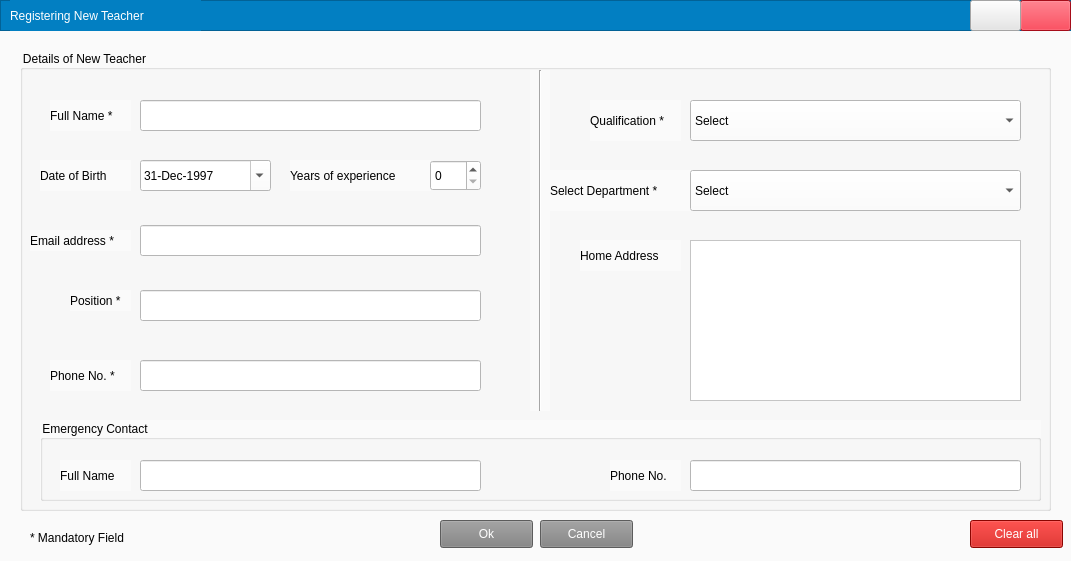
       <widget class="QWidget" name="widgetTeacher" native="true">
        <property name="geometry">
         <rect>
          <x>20</x>
          <y>50</y>
          <width>1071</width>
          <height>561</height>
         </rect>
        </property>
        <property name="styleSheet">
         <string notr="true">background-color: rgb(250, 250, 250);
border-color: rgb(2, 127, 194);
font: 9pt &quot;MS Shell Dlg 2&quot;;</string>
        </property>
        <widget class="QGroupBox" name="gbxNewTeacher">
         <property name="geometry">
          <rect>
           <x>20</x>
           <y>50</y>
           <width>1031</width>
           <height>461</height>
          </rect>
         </property>
         <property name="styleSheet">
          <string notr="true">background-color: rgb(250,250,250);</string>
         </property>
         <property name="title">
          <string>Details of New Teacher</string>
         </property>
         <property name="flat">
          <bool>false</bool>
         </property>
         <property name="checkable">
          <bool>false</bool>
         </property>
         <widget class="QLineEdit" name="txtTeacherName">
          <property name="geometry">
           <rect>
            <x>120</x>
            <y>50</y>
            <width>341</width>
            <height>31</height>
           </rect>
          </property>
          <property name="toolTip">
           <string>Enter your name </string>
          </property>
          <property name="styleSheet">
           <string notr="true">background-color: rgb(255, 255, 255);</string>
          </property>
          <property name="text">
           <string/>
          </property>
          <property name="maxLength">
           <number>50</number>
          </property>
          <property name="clearButtonEnabled">
           <bool>true</bool>
          </property>
         </widget>
         <widget class="QLabel" name="label_2">
          <property name="geometry">
           <rect>
            <x>30</x>
            <y>50</y>
            <width>81</width>
            <height>31</height>
           </rect>
          </property>
          <property name="text">
           <string>Full Name *</string>
          </property>
         </widget>
         <widget class="QLabel" name="label_5">
          <property name="geometry">
           <rect>
            <x>570</x>
            <y>50</y>
            <width>91</width>
            <height>41</height>
           </rect>
          </property>
          <property name="text">
           <string>Qualification *</string>
          </property>
         </widget>
         <widget class="QLabel" name="label_9">
          <property name="geometry">
           <rect>
            <x>20</x>
            <y>110</y>
            <width>91</width>
            <height>31</height>
           </rect>
          </property>
          <property name="text">
           <string>Date of Birth</string>
          </property>
         </widget>
         <widget class="QDateEdit" name="DateTeacherDob">
          <property name="geometry">
           <rect>
            <x>120</x>
            <y>110</y>
            <width>131</width>
            <height>31</height>
           </rect>
          </property>
          <property name="toolTip">
           <string>Enter your year of birth</string>
          </property>
          <property name="styleSheet">
           <string notr="true">background-color: rgb(255, 255, 255);
color: rgb(0, 0, 0);
alternate-background-color: rgb(255, 255, 255);</string>
          </property>
          <property name="showGroupSeparator" stdset="0">
           <bool>false</bool>
          </property>
          <property name="maximumDate">
           <date>
            <year>1997</year>
            <month>12</month>
            <day>31</day>
           </date>
          </property>
          <property name="minimumDate">
           <date>
            <year>1950</year>
            <month>1</month>
            <day>1</day>
           </date>
          </property>
          <property name="displayFormat">
           <string>dd-MMM-yyyy</string>
          </property>
          <property name="calendarPopup">
           <bool>true</bool>
          </property>
         </widget>
         <widget class="QComboBox" name="cbxTeacherQual">
          <property name="geometry">
           <rect>
            <x>670</x>
            <y>50</y>
            <width>331</width>
            <height>41</height>
           </rect>
          </property>
          <property name="toolTip">
           <string>Enter your qualifications</string>
          </property>
          <property name="styleSheet">
           <string notr="true">background-color: rgb(255, 255, 255);</string>
          </property>
          <item>
           <property name="text">
            <string>Select</string>
           </property>
          </item>
          <item>
           <property name="text">
            <string>B.Engg</string>
           </property>
          </item>
          <item>
           <property name="text">
            <string>B.Sc</string>
           </property>
          </item>
          <item>
           <property name="text">
            <string>B.Tech</string>
           </property>
          </item>
          <item>
           <property name="text">
            <string>M.Engg</string>
           </property>
          </item>
          <item>
           <property name="text">
            <string>M.Sc</string>
           </property>
          </item>
          <item>
           <property name="text">
            <string>M.Tech</string>
           </property>
          </item>
          <item>
           <property name="text">
            <string>Ph.D</string>
           </property>
          </item>
         </widget>
         <widget class="QLabel" name="label_10">
          <property name="geometry">
           <rect>
            <x>270</x>
            <y>110</y>
            <width>141</width>
            <height>31</height>
           </rect>
          </property>
          <property name="text">
           <string>Years of experience</string>
          </property>
         </widget>
         <widget class="QLabel" name="label_11">
          <property name="geometry">
           <rect>
            <x>530</x>
            <y>120</y>
            <width>141</width>
            <height>41</height>
           </rect>
          </property>
          <property name="styleSheet">
           <string notr="true"/>
          </property>
          <property name="text">
           <string>Select Department *</string>
          </property>
         </widget>
         <widget class="QComboBox" name="cbxNewTeacherDept">
          <property name="geometry">
           <rect>
            <x>670</x>
            <y>120</y>
            <width>331</width>
            <height>41</height>
           </rect>
          </property>
          <property name="toolTip">
           <string>Select the department</string>
          </property>
          <property name="styleSheet">
           <string notr="true">background-color: rgb(255, 255, 255);</string>
          </property>
          <property name="frame">
           <bool>true</bool>
          </property>
          <item>
           <property name="text">
            <string>Select</string>
           </property>
          </item>
          <item>
           <property name="text">
            <string>Chemistry</string>
           </property>
          </item>
          <item>
           <property name="text">
            <string>Civil Engg</string>
           </property>
          </item>
          <item>
           <property name="text">
            <string>Computers Science Engg</string>
           </property>
          </item>
          <item>
           <property name="text">
            <string>Electrical and Electronics</string>
           </property>
          </item>
          <item>
           <property name="text">
            <string>Electronics and Communication</string>
           </property>
          </item>
          <item>
           <property name="text">
            <string>Electronics and Instrumentation</string>
           </property>
          </item>
          <item>
           <property name="text">
            <string>Industrial Engg</string>
           </property>
          </item>
          <item>
           <property name="text">
            <string>Information Science Engg</string>
           </property>
          </item>
          <item>
           <property name="text">
            <string>Mathematics</string>
           </property>
          </item>
          <item>
           <property name="text">
            <string>Mechanical Engg</string>
           </property>
          </item>
          <item>
           <property name="text">
            <string>Medical electronics Engg</string>
           </property>
          </item>
          <item>
           <property name="text">
            <string>Physics</string>
           </property>
          </item>
          <item>
           <property name="text">
            <string>Telecommunication Engg</string>
           </property>
          </item>
         </widget>
         <widget class="QLineEdit" name="txtTeacherPh">
          <property name="geometry">
           <rect>
            <x>120</x>
            <y>310</y>
            <width>341</width>
            <height>31</height>
           </rect>
          </property>
          <property name="toolTip">
           <string>Enter your Phone Number</string>
          </property>
          <property name="styleSheet">
           <string notr="true">background-color: rgb(255, 255, 255);</string>
          </property>
          <property name="text">
           <string/>
          </property>
          <property name="maxLength">
           <number>10</number>
          </property>
          <property name="clearButtonEnabled">
           <bool>true</bool>
          </property>
         </widget>
         <widget class="QLabel" name="label_23">
          <property name="geometry">
           <rect>
            <x>30</x>
            <y>310</y>
            <width>81</width>
            <height>31</height>
           </rect>
          </property>
          <property name="text">
           <string>Phone No. *</string>
          </property>
         </widget>
         <widget class="QGroupBox" name="gbxTeacherEmergency">
          <property name="geometry">
           <rect>
            <x>20</x>
            <y>370</y>
            <width>1001</width>
            <height>81</height>
           </rect>
          </property>
          <property name="title">
           <string>Emergency Contact</string>
          </property>
          <property name="flat">
           <bool>true</bool>
          </property>
          <widget class="QLabel" name="label_25">
           <property name="geometry">
            <rect>
             <x>570</x>
             <y>40</y>
             <width>71</width>
             <height>31</height>
            </rect>
           </property>
           <property name="text">
            <string>Phone No.</string>
           </property>
          </widget>
          <widget class="QLineEdit" name="txtTeacherEmPh">
           <property name="geometry">
            <rect>
             <x>650</x>
             <y>40</y>
             <width>331</width>
             <height>31</height>
            </rect>
           </property>
           <property name="styleSheet">
            <string notr="true">background-color: rgb(255, 255, 255);</string>
           </property>
           <property name="text">
            <string/>
           </property>
           <property name="maxLength">
            <number>10</number>
           </property>
           <property name="clearButtonEnabled">
            <bool>true</bool>
           </property>
          </widget>
          <widget class="QLabel" name="label_24">
           <property name="geometry">
            <rect>
             <x>20</x>
             <y>40</y>
             <width>71</width>
             <height>31</height>
            </rect>
           </property>
           <property name="text">
            <string>Full Name</string>
           </property>
          </widget>
          <widget class="QLineEdit" name="txtTeacherEmName">
           <property name="geometry">
            <rect>
             <x>100</x>
             <y>40</y>
             <width>341</width>
             <height>31</height>
            </rect>
           </property>
           <property name="styleSheet">
            <string notr="true">background-color: rgb(255, 255, 255);</string>
           </property>
           <property name="text">
            <string/>
           </property>
           <property name="maxLength">
            <number>50</number>
           </property>
           <property name="clearButtonEnabled">
            <bool>true</bool>
           </property>
          </widget>
         </widget>
         <widget class="QSpinBox" name="sbxTeacherExp">
          <property name="geometry">
           <rect>
            <x>410</x>
            <y>110</y>
            <width>51</width>
            <height>31</height>
           </rect>
          </property>
          <property name="toolTip">
           <string>Years of experience in this field</string>
          </property>
          <property name="styleSheet">
           <string notr="true">background-color: rgb(255, 255, 255);</string>
          </property>
          <property name="maximum">
           <number>50</number>
          </property>
          <property name="value">
           <number>0</number>
          </property>
         </widget>
         <widget class="QLineEdit" name="txtTeacherEmail">
          <property name="geometry">
           <rect>
            <x>120</x>
            <y>175</y>
            <width>341</width>
            <height>31</height>
           </rect>
          </property>
          <property name="toolTip">
           <string>Enter your E-mail address</string>
          </property>
          <property name="styleSheet">
           <string notr="true">background-color: rgb(255, 255, 255);</string>
          </property>
          <property name="maxLength">
           <number>50</number>
          </property>
          <property name="clearButtonEnabled">
           <bool>true</bool>
          </property>
         </widget>
         <widget class="QLabel" name="label_26">
          <property name="geometry">
           <rect>
            <x>10</x>
            <y>180</y>
            <width>101</width>
            <height>21</height>
           </rect>
          </property>
          <property name="text">
           <string>Email address *</string>
          </property>
         </widget>
         <widget class="QLabel" name="label_27">
          <property name="geometry">
           <rect>
            <x>50</x>
            <y>240</y>
            <width>61</width>
            <height>21</height>
           </rect>
          </property>
          <property name="text">
           <string>Position *</string>
          </property>
         </widget>
         <widget class="QLineEdit" name="txtTeacherPos">
          <property name="geometry">
           <rect>
            <x>120</x>
            <y>240</y>
            <width>341</width>
            <height>31</height>
           </rect>
          </property>
          <property name="toolTip">
           <string>Enter the title of your job</string>
          </property>
          <property name="styleSheet">
           <string notr="true">background-color: rgb(255, 255, 255);</string>
          </property>
          <property name="maxLength">
           <number>30</number>
          </property>
          <property name="clearButtonEnabled">
           <bool>true</bool>
          </property>
         </widget>
         <widget class="QPlainTextEdit" name="txtTeacherAddress">
          <property name="geometry">
           <rect>
            <x>670</x>
            <y>190</y>
            <width>331</width>
            <height>161</height>
           </rect>
          </property>
          <property name="toolTip">
           <string>Enter Your Address</string>
          </property>
          <property name="styleSheet">
           <string notr="true">background-color: rgb(255, 255, 255);</string>
          </property>
          <property name="frameShape">
           <enum>QFrame::StyledPanel</enum>
          </property>
          <property name="frameShadow">
           <enum>QFrame::Sunken</enum>
          </property>
          <property name="tabChangesFocus">
           <bool>false</bool>
          </property>
          <property name="plainText">
           <string/>
          </property>
         </widget>
         <widget class="QLabel" name="label_8">
          <property name="geometry">
           <rect>
            <x>560</x>
            <y>190</y>
            <width>101</width>
            <height>31</height>
           </rect>
          </property>
          <property name="text">
           <string>Home Address</string>
          </property>
         </widget>
         <widget class="QLineEdit" name="txtTeacherId">
          <property name="geometry">
           <rect>
            <x>670</x>
            <y>320</y>
            <width>331</width>
            <height>31</height>
           </rect>
          </property>
          <property name="styleSheet">
           <string notr="true">background-color: rgb(255, 255, 255);</string>
          </property>
          <property name="maxLength">
           <number>10</number>
          </property>
          <property name="readOnly">
           <bool>true</bool>
          </property>
          <property name="clearButtonEnabled">
           <bool>false</bool>
          </property>
         </widget>
         <widget class="Line" name="line_4">
          <property name="geometry">
           <rect>
            <x>510</x>
            <y>20</y>
            <width>20</width>
            <height>341</height>
           </rect>
          </property>
          <property name="orientation">
           <enum>Qt::Vertical</enum>
          </property>
         </widget>
         <zorder>txtTeacherId</zorder>
         <zorder>txtTeacherName</zorder>
         <zorder>label_2</zorder>
         <zorder>label_5</zorder>
         <zorder>label_9</zorder>
         <zorder>DateTeacherDob</zorder>
         <zorder>cbxTeacherQual</zorder>
         <zorder>label_10</zorder>
         <zorder>label_11</zorder>
         <zorder>cbxNewTeacherDept</zorder>
         <zorder>txtTeacherPh</zorder>
         <zorder>label_23</zorder>
         <zorder>gbxTeacherEmergency</zorder>
         <zorder>sbxTeacherExp</zorder>
         <zorder>txtTeacherEmail</zorder>
         <zorder>label_26</zorder>
         <zorder>label_27</zorder>
         <zorder>txtTeacherPos</zorder>
         <zorder>txtTeacherAddress</zorder>
         <zorder>label_8</zorder>
         <zorder>line_4</zorder>
        </widget>
        <widget class="QPushButton" name="btnTeacherAccept">
         <property name="geometry">
          <rect>
           <x>440</x>
           <y>520</y>
           <width>93</width>
           <height>28</height>
          </rect>
         </property>
         <property name="toolTip">
          <string>Add new teacher in the database</string>
         </property>
         <property name="styleSheet">
          <string notr="true">background-color: rgb(129, 129, 129);
color: rgb(255, 255, 255);</string>
         </property>
         <property name="text">
          <string>Ok</string>
         </property>
        </widget>
        <widget class="QPushButton" name="btnTeacherReject">
         <property name="geometry">
          <rect>
           <x>540</x>
           <y>520</y>
           <width>93</width>
           <height>28</height>
          </rect>
         </property>
         <property name="styleSheet">
          <string notr="true">background-color: rgb(129, 129, 129);
color: rgb(255, 255, 255);
</string>
         </property>
         <property name="text">
          <string>Cancel</string>
         </property>
        </widget>
        <widget class="QFrame" name="frameNewTeacher">
         <property name="geometry">
          <rect>
           <x>0</x>
           <y>0</y>
           <width>1071</width>
           <height>31</height>
          </rect>
         </property>
         <property name="styleSheet">
          <string notr="true">


background-color: rgb(2, 127, 194);
color: rgb(255, 255, 255);</string>
         </property>
         <property name="frameShape">
          <enum>QFrame::StyledPanel</enum>
         </property>
         <property name="frameShadow">
          <enum>QFrame::Raised</enum>
         </property>
         <widget class="QPushButton" name="btnTeacherClose">
          <property name="geometry">
           <rect>
            <x>1020</x>
            <y>0</y>
            <width>51</width>
            <height>31</height>
           </rect>
          </property>
          <property name="toolTip">
           <string>Close Registering Window</string>
          </property>
          <property name="styleSheet">
           <string notr="true">background-color: rgb(232, 17, 35);
alternate-background-color: rgb(216, 0, 0);
selection-background-color: rgb(216, 0, 0);
</string>
          </property>
          <property name="text">
           <string/>
          </property>
          <property name="icon">
           <iconset resource="univ_icon.qrc">
            <normaloff>:/IDK/Resources/close_white.png</normaloff>:/IDK/Resources/close_white.png</iconset>
          </property>
         </widget>
         <widget class="QLabel" name="label_6">
          <property name="geometry">
           <rect>
            <x>10</x>
            <y>0</y>
            <width>191</width>
            <height>31</height>
           </rect>
          </property>
          <property name="text">
           <string>Registering New Teacher</string>
          </property>
         </widget>
         <widget class="QPushButton" name="btnTeacherMinimize">
          <property name="geometry">
           <rect>
            <x>970</x>
            <y>0</y>
            <width>51</width>
            <height>31</height>
           </rect>
          </property>
          <property name="toolTip">
           <string>Minimize Registering Window</string>
          </property>
          <property name="styleSheet">
           <string notr="true">background-color: rgb(230,230,230);
</string>
          </property>
          <property name="text">
           <string/>
          </property>
          <property name="icon">
           <iconset resource="univ_icon.qrc">
            <normaloff>:/IDK/Resources/minimize.png</normaloff>:/IDK/Resources/minimize.png</iconset>
          </property>
         </widget>
        </widget>
        <widget class="QPushButton" name="btnTeacherClr">
         <property name="geometry">
          <rect>
           <x>970</x>
           <y>520</y>
           <width>93</width>
           <height>28</height>
          </rect>
         </property>
         <property name="styleSheet">
          <string notr="true">background-color: rgb(194, 6, 0);
color: rgb(255, 255, 255);
</string>
         </property>
         <property name="text">
          <string>Clear all</string>
         </property>
        </widget>
        <widget class="QLabel" name="label_46">
         <property name="geometry">
          <rect>
           <x>30</x>
           <y>530</y>
           <width>121</width>
           <height>16</height>
          </rect>
         </property>
         <property name="text">
          <string>* Mandatory Field</string>
         </property>
        </widget>
        <widget class="QPushButton" name="btnTeacherHelp">
         <property name="geometry">
          <rect>
           <x>1020</x>
           <y>40</y>
           <width>51</width>
           <height>41</height>
          </rect>
         </property>
         <property name="toolTip">
          <string>Open Help</string>
         </property>
         <property name="styleSheet">
          <string notr="true"/>
         </property>
         <property name="text">
          <string/>
         </property>
         <property name="icon">
          <iconset resource="univ_icon.qrc">
           <normaloff>:/IDK/Resources/helpQM.png</normaloff>:/IDK/Resources/helpQM.png</iconset>
         </property>
         <property name="iconSize">
          <size>
           <width>40</width>
           <height>40</height>
          </size>
         </property>
         <property name="flat">
          <bool>true</bool>
         </property>
        </widget>
        <zorder>frameNewTeacher</zorder>
        <zorder>gbxNewTeacher</zorder>
        <zorder>btnTeacherAccept</zorder>
        <zorder>btnTeacherReject</zorder>
        <zorder>btnTeacherClr</zorder>
        <zorder>label_46</zorder>
        <zorder>btnTeacherHelp</zorder>
       </widget>
